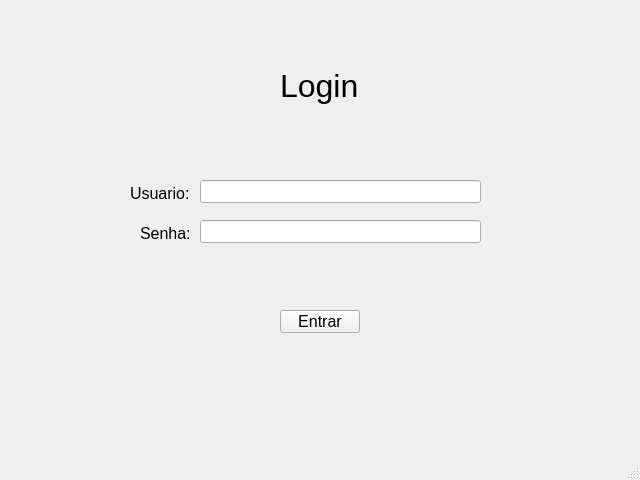
<?xml version="1.0" encoding="UTF-8"?>
<ui version="4.0">
 <class>MainWindow</class>
 <widget class="QMainWindow" name="MainWindow">
  <property name="geometry">
   <rect>
    <x>0</x>
    <y>0</y>
    <width>640</width>
    <height>480</height>
   </rect>
  </property>
  <property name="windowTitle">
   <string>MainWindow</string>
  </property>
  <property name="tabShape">
   <enum>QTabWidget::Rounded</enum>
  </property>
  <widget class="QWidget" name="centralwidget">
   <widget class="QLabel" name="titulo">
    <property name="geometry">
     <rect>
      <x>280</x>
      <y>60</y>
      <width>91</width>
      <height>51</height>
     </rect>
    </property>
    <property name="font">
     <font>
      <pointsize>24</pointsize>
     </font>
    </property>
    <property name="text">
     <string>Login</string>
    </property>
   </widget>
   <widget class="QLabel" name="label_2">
    <property name="geometry">
     <rect>
      <x>130</x>
      <y>185</y>
      <width>71</width>
      <height>16</height>
     </rect>
    </property>
    <property name="font">
     <font>
      <pointsize>12</pointsize>
     </font>
    </property>
    <property name="text">
     <string>Usuario:</string>
    </property>
   </widget>
   <widget class="QLabel" name="label_3">
    <property name="geometry">
     <rect>
      <x>140</x>
      <y>225</y>
      <width>71</width>
      <height>16</height>
     </rect>
    </property>
    <property name="font">
     <font>
      <pointsize>12</pointsize>
     </font>
    </property>
    <property name="text">
     <string>Senha:</string>
    </property>
   </widget>
   <widget class="QLineEdit" name="lineEdit">
    <property name="geometry">
     <rect>
      <x>200</x>
      <y>180</y>
      <width>281</width>
      <height>23</height>
     </rect>
    </property>
   </widget>
   <widget class="QLineEdit" name="lineEdit_2">
    <property name="geometry">
     <rect>
      <x>200</x>
      <y>220</y>
      <width>281</width>
      <height>23</height>
     </rect>
    </property>
    <property name="text">
     <string/>
    </property>
    <property name="echoMode">
     <enum>QLineEdit::Password</enum>
    </property>
    <property name="dragEnabled">
     <bool>false</bool>
    </property>
   </widget>
   <widget class="QPushButton" name="pushButton">
    <property name="geometry">
     <rect>
      <x>280</x>
      <y>310</y>
      <width>80</width>
      <height>23</height>
     </rect>
    </property>
    <property name="font">
     <font>
      <pointsize>12</pointsize>
     </font>
    </property>
    <property name="cursor">
     <cursorShape>PointingHandCursor</cursorShape>
    </property>
    <property name="text">
     <string>Entrar</string>
    </property>
   </widget>
  </widget>
  <widget class="QMenuBar" name="menubar">
   <property name="geometry">
    <rect>
     <x>0</x>
     <y>0</y>
     <width>640</width>
     <height>20</height>
    </rect>
   </property>
  </widget>
  <widget class="QStatusBar" name="statusbar"/>
 </widget>
 <resources/>
 <connections/>
</ui>
